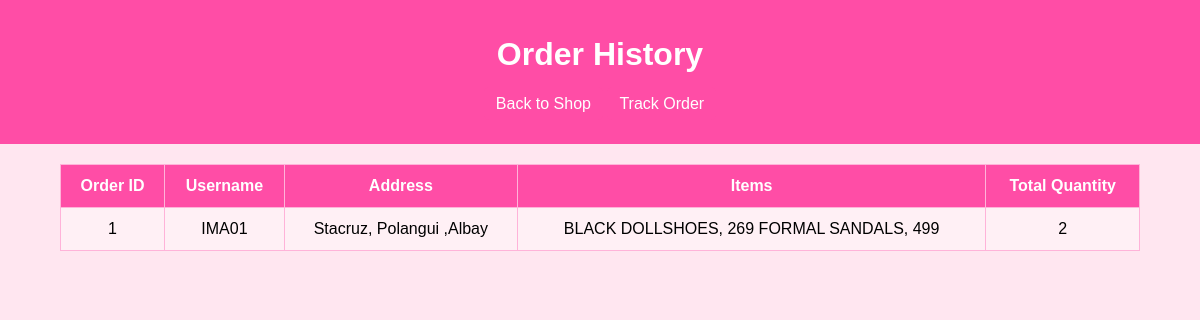
/order_history.php (signed in), run on the app's committed database.
### tables this page shows
CREATE TABLE `orders` (
  `order_numbers` int(11) NOT NULL,
  `customer_name` varchar(100) NOT NULL,
  `address` varchar(100) NOT NULL,
  `email` varchar(100) NOT NULL,
  `user_name` varchar(20) NOT NULL,
  `password` varchar(255) NOT NULL,
  `Items` varchar(100) NOT NULL,
  `quantity` int(11) NOT NULL,
  `order_status` varchar(50) NOT NULL DEFAULT 'Processing',
  `user_id` int(11) NOT NULL
);

CREATE TABLE `users` (
  `user_id` int(11) NOT NULL,
  `customer_name` varchar(100) NOT NULL,
  `address` varchar(100) NOT NULL,
  `email` varchar(100) NOT NULL,
  `user_name` varchar(20) NOT NULL,
  `password` varchar(255) NOT NULL
);

### order_history.php (the view, shortened to what this page needs)
<?php
$host="127.0.0.1";
$user="root";
$pass="";
$db="m.i.a";
$conn = new mysqli($host,$user,$pass,$db);
$username = $_SESSION['username'];
$sql = "
SELECT
    o.order_numbers,
    o.Items,
    o.quantity,
    u.address,
    u.user_name
FROM orders o
JOIN users u ON u.user_name = o.user_name
WHERE o.user_name = ?
ORDER BY o.order_numbers DESC
";
$stmt = $conn->prepare($sql);
$stmt->bind_param("s", $username);
$stmt->execute();
$result = $stmt->get_result();
$orders = $result->fetch_all(MYSQLI_ASSOC);
?>
<!DOCTYPE html>
<html>
<head>
</head>
<body>
<header>
    <h1>Order History</h1>
    <p>
        <a href="homepage.php" class="button">Back to Shop</a>
        <a href="track_order.php" class="button">Track Order</a>
    </p>
</header>
<?php if(empty($orders)): ?>
    <p style="text-align:center;">No orders found.</p>
<?php else: ?>
<table>
<tr>
    <th>Order ID</th>
    <th>Username</th>
    <th>Address</th>
    <th>Items</th>
    <th>Total Quantity</th>
</tr>
<?php foreach($orders as $order): ?>
<tr>
    <td><?= $order['order_numbers']; ?></td>
    <td><?= htmlspecialchars($order['user_name']); ?></td>
    <td><?= htmlspecialchars($order['address']); ?></td>
    <td><?= htmlspecialchars($order['Items']); ?></td>
    <td><?= $order['quantity']; ?></td>
</tr>
<?php endforeach; ?>
</table>
<?php endif; ?>
</body>
</html>

### order_history.php (style rules this page uses)
body { font-family:Arial; background:#ffe6f0; margin:0; }
header { background:#ff4da6; color:white; padding:15px; text-align:center; }
table { width:90%; margin:20px auto; border-collapse:collapse; background:#fff0f5; }
th,td { padding:12px; border:1px solid #ffb3d9; text-align:center; }
th { background:#ff4da6; color:white; }
.button { padding:8px 12px; background:#ff4da6; color:white; border-radius:5px; text-decoration:none; }

### data on the page
orders: order_numbers "1", users.user_name "IMA01", users.address "Stacruz, Polangui ,Albay", Items "BLACK DOLLSHOES, 269 FORMAL SANDALS, 499", quantity "2"
